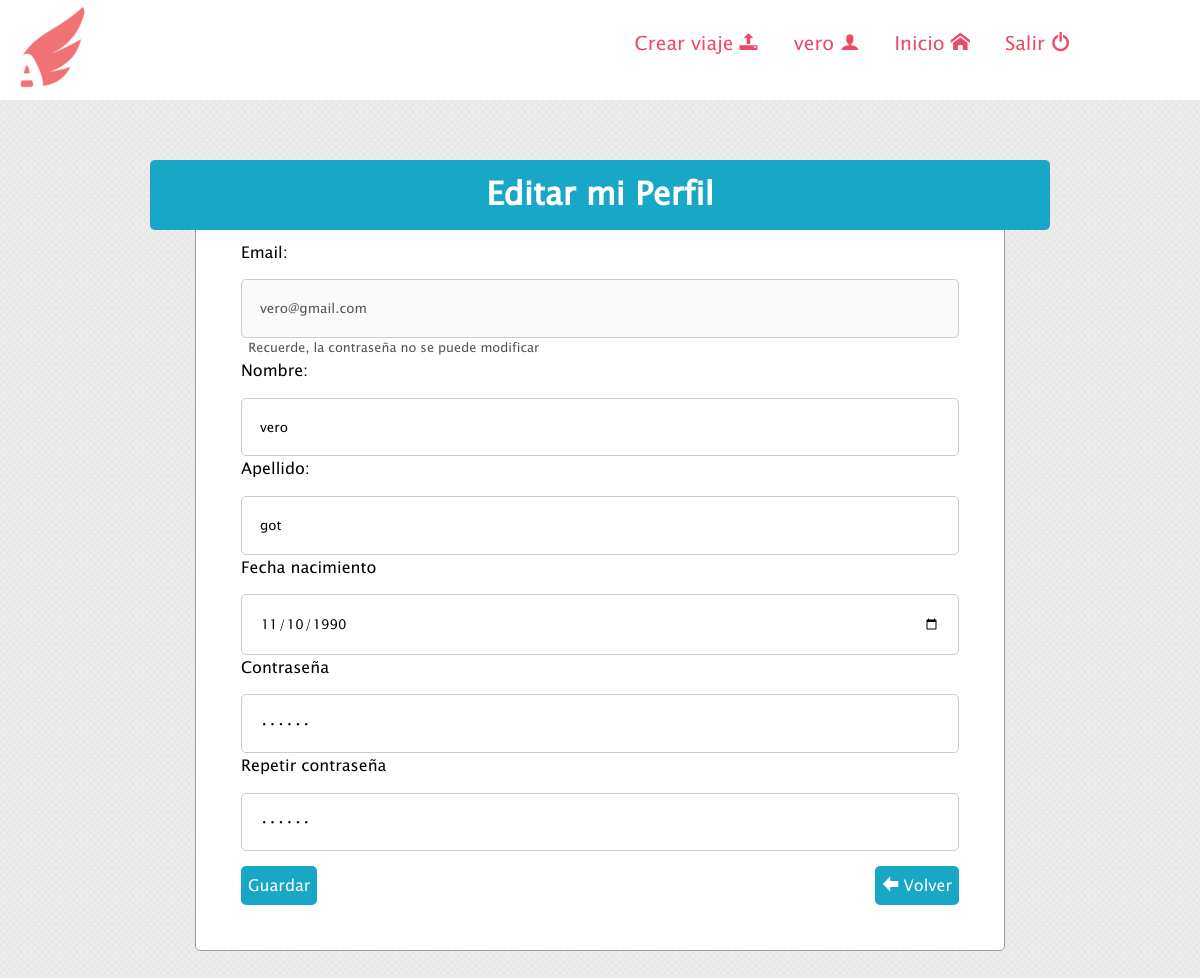
The page /modificar_usuario.php (signed in) on the database its author committed.
### tables this page shows
CREATE TABLE `usuarios` (
  `id` int(11) NOT NULL,
  `tipoimagen` varchar(45) DEFAULT NULL,
  `contenidoimagen` longblob,
  `email` varchar(255) NOT NULL,
  `password` varchar(32) NOT NULL,
  `nombre` varchar(45) NOT NULL,
  `apellido` varchar(45) NOT NULL,
  `fecha_nac` date NOT NULL
);

### clases.php (called while the page is built, shortened)
<?php
class validar{
	function esta_logueado(){
		if (isset($_SESSION['id'])) {
			return true;
		}else{return false;}
	}
	function id(){
		if (isset($_SESSION['id'])) {
			return ($_SESSION['id']);
		}
		else "";
	}
}
?>

### modificar_usuario.php (the view, shortened to what this page needs)
<?php
include('header.php');
if ($verificar->esta_logueado()){
$id= $verificar->id();
$sql="SELECT id, tipoimagen, contenidoimagen, email, password, nombre, apellido, fecha_nac FROM usuarios where id =$id ";
$resultado= mysqli_query($link,$sql);
$mostrar = mysqli_fetch_array($resultado);
 ?>
<div class="conteiner-form " >
<h1 class="h1-form">Editar mi Perfil</h1>
<div class="conteiner-f1">
<form id="form" action="validar_modificar_user.php" method="POST">
	<div>
		<label for="email"> Email:</label>
		<br>
		<input id="email" class="input-f1 no_cursor" type="email" name="" value="<?php echo($mostrar['email']);?>" disabled>
		<p class="msj_f1_email">Recuerde, la contraseña no se puede modificar</p>
	</div>
	<div>
		<label for="nombre" > Nombre:</label><span id="error_nombre" class="error"></span>
		<br>
	<input id="nombre" class="input-f1 focus_azul "type="text" name="nombre" value="<?php echo($mostrar['nombre']);?>">
	</div>
	<div>
		<label for="apellido"> Apellido:</label>
		<br>
		<input id="apellido" class="input-f1 focus_azul " type="text" name="apellido" value="<?php echo($mostrar['apellido']);?>">
	</div>
	<div>
		<label for="fecha_nac"> Fecha nacimiento</label>
		<br>
		<input id="fecha_nac" class="input-f1 focus_azul" type="date" name="fecha_nac" value="<?php echo($mostrar['fecha_nac']);?>">
	</div>
	<div>
	<label for="password"> Contraseña</label>
	<br>
	<input id="password" class="input-f1 focus_azul" type="password" name="pass1" value="<?php echo($mostrar['password']);?>">
	</div>
	<div>
	<label for="password2"> Repetir contraseña</label>
	<br>
	<input  id="password2" class="input-f1 focus_azul" type="password" name="pass2" value="<?php echo($mostrar['password']);?>">
	</div>
	<button class="btn-mod fondo-blue" type="submit">Guardar</button>
	<a class=" btn-mod fondo-blue btn-volver" href="mi_perfil.php"> <span class="icon-arrow-left"></span> Volver</a>
</form>
</div>
</div>
<?php }else{
	header("Location:index.php");
}
?>
</body>
</html>

### css/header.css (style rules this page uses)
* { margin: 0 ; padding: 0; }
html { position: relative; min-height: 100%; font-family: lucina; }
body { margin: 0 0 65px; background-image: url(../fondos/f4.png); background-size: 70px 70px; opacity: 50; }
a { text-decoration: none; }
input,textarea,select { outline: none; border-radius: 5px; border: 1px solid #ccc; -webkit-transition-duration: 0.4s; transition-duration: 0.4s; }
button { cursor: pointer; border: none; }
.fondo-blue { background-color: #19A7C7; }

### css/index.css (style rules this page uses)
.conteiner-form { margin: 0 auto; width: 75%; margin-top: 5%; }
.conteiner-f1 { margin: 0 auto; width: 90%; box-sizing: border-box; padding: 5%; background-color: #fff; border: 1px solid #9D9E9F; border-radius: 5px; }
.h1-form { text-align: center; line-height: 70px; background-color: #19A7C7; color: #fff; border-radius: 5px; margin-bottom:-4%; position: relative; }
.input-f1 { box-sizing: border-box; padding: 2.5%; width: 100%; margin-top:2%; }
button { -webkit-transition-duration: 0.4s; transition-duration: 0.4s; }

### css/modificar_vehiculo.css (style rules this page uses)
.btn-mod { padding: 7px; color: #fff; margin-top: 2%; border-radius: 5px; font-size: 1em; font-family: lucina; }
.btn-volver { position: relative; float: right; }
button,input,select,textarea { font-family: lucina; }
.no_cursor { cursor: no-drop; }
.msj_f1_email { font-size: 0.8em; color: #545252; margin-left:1%; }

### rows shown on the page
usuarios: email "vero@gmail.com", nombre "vero", apellido "got", fecha_nac "11/10/1990"

### other values the page prints
$verificar->nombre() "vero"
